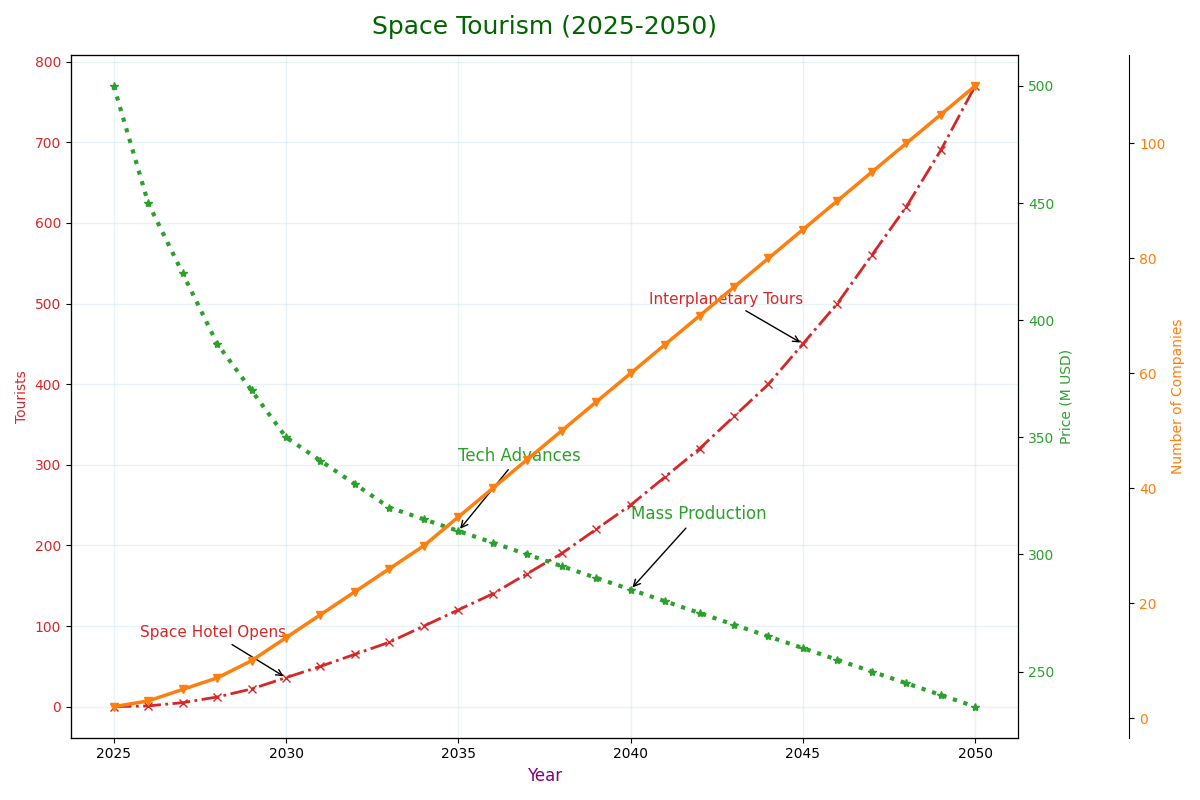

Python code for this plot:
import matplotlib.pyplot as plt
import numpy as np

years = np.arange(2025, 2051)

num_space_tourists = [
    0, 1, 5, 12, 22, 36, 50, 65, 80, 100, 120, 140, 
    165, 190, 220, 250, 285, 320, 360, 400, 450, 
    500, 560, 620, 690, 770 
]

avg_ticket_price = [
    500, 450, 420, 390, 370, 350, 340, 330, 320, 315, 
    310, 305, 300, 295, 290, 285, 280, 275, 270, 
    265, 260, 255, 250, 245, 240, 235
]

num_companies = [
    2, 3, 5, 7, 10, 14, 18, 22, 26, 30, 35, 40, 
    45, 50, 55, 60, 65, 70, 75, 80, 85, 
    90, 95, 100, 105, 110 
]

fig, ax1 = plt.subplots(figsize=(12, 8))

# Altering color and marker styles
color_tourists = 'tab:red'
marker_tourists = 'x'
ax1.set_xlabel('Year', fontsize=12, color='purple')  # Random color change for axes label
ax1.set_ylabel('Tourists', color=color_tourists)
ax1.plot(years, num_space_tourists, color=color_tourists, linewidth=2.0, linestyle='-.', marker=marker_tourists)  # Changed linestyle
ax1.tick_params(axis='y', labelcolor=color_tourists)

# Changes in title font
ax1.set_title('Space Tourism (2025-2050)', fontsize=18, fontweight='normal', pad=15, color='darkgreen')  # Changed color and font weight
ax1.grid(color='lightblue', linestyle='-', linewidth=1.0, alpha=0.3)  # Changed grid style and color

milestones_tourists = {
    2030: 'Space Hotel Opens',
    2045: 'Interplanetary Tours'
}
for year, annotation in milestones_tourists.items():
    idx = years.tolist().index(year)
    tourists_val = num_space_tourists[idx]
    ax1.annotate(annotation, xy=(year, tourists_val), xytext=(year, tourists_val + 50),
                 arrowprops=dict(facecolor=color_tourists, arrowstyle='->'), fontsize=11, ha='right', color=color_tourists)

# Removed redundant plot line
# ax1.plot(years, num_space_tourists, linestyle='--', linewidth=1.5, alpha=0.7, color=color)

# Change line styles and colors for second y-axis
ax2 = ax1.twinx()
color_prices = 'tab:green'
marker_prices = '*'
ax2.set_ylabel('Price (M USD)', color=color_prices)
ax2.plot(years, avg_ticket_price, color=color_prices, linewidth=3.0, linestyle=':', marker=marker_prices)  # Changed linestyle and linewidth
ax2.tick_params(axis='y', labelcolor=color_prices)

milestones_prices = {
    2035: 'Tech Advances',
    2040: 'Mass Production'
}
for year, annotation in milestones_prices.items():
    idx = years.tolist().index(year)
    price_val = avg_ticket_price[idx]
    ax2.annotate(annotation, xy=(year, price_val), xytext=(year, price_val + 30),
                 arrowprops=dict(facecolor=color_prices, arrowstyle='->'), fontsize=12, ha='left', color=color_prices)

# Change line styles and colors for third y-axis
ax3 = ax1.twinx() 
ax3.spines['right'].set_position(('outward', 80))  # Altered position of the axis
color_companies = 'tab:orange'
marker_companies = 'v'
ax3.set_ylabel('Number of Companies', color=color_companies)
ax3.plot(years, num_companies, color=color_companies, linewidth=2.5, linestyle='-', marker=marker_companies)  # Changed marker
ax3.tick_params(axis='y', labelcolor=color_companies)

fig.tight_layout()
plt.show()
